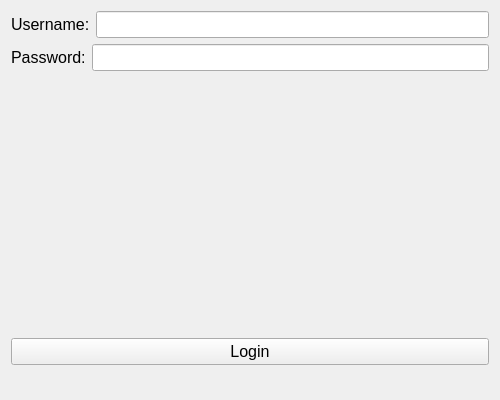
<?xml version="1.0" encoding="UTF-8"?>
<ui version="4.0">
 <class>Form</class>
 <widget class="QWidget" name="Form">
  <property name="geometry">
   <rect>
    <x>0</x>
    <y>0</y>
    <width>500</width>
    <height>400</height>
   </rect>
  </property>
  <property name="windowTitle">
   <string>Form</string>
  </property>
  <layout class="QVBoxLayout" name="verticalLayout">
   <item>
    <layout class="QHBoxLayout" name="horizontalLayout">
     <item>
      <widget class="QLabel" name="label_username">
       <property name="font">
        <font>
         <pointsize>12</pointsize>
        </font>
       </property>
       <property name="text">
        <string>Username:</string>
       </property>
      </widget>
     </item>
     <item>
      <widget class="QLineEdit" name="lineEdit_username">
       <property name="font">
        <font>
         <pointsize>12</pointsize>
        </font>
       </property>
      </widget>
     </item>
    </layout>
   </item>
   <item>
    <layout class="QHBoxLayout" name="horizontalLayout_2">
     <item>
      <widget class="QLabel" name="label_password">
       <property name="font">
        <font>
         <pointsize>12</pointsize>
        </font>
       </property>
       <property name="text">
        <string>Password:</string>
       </property>
      </widget>
     </item>
     <item>
      <widget class="QLineEdit" name="lineEdit_password">
       <property name="font">
        <font>
         <pointsize>12</pointsize>
        </font>
       </property>
       <property name="echoMode">
        <enum>QLineEdit::Password</enum>
       </property>
      </widget>
     </item>
    </layout>
   </item>
   <item>
    <spacer name="verticalSpacer">
     <property name="orientation">
      <enum>Qt::Vertical</enum>
     </property>
     <property name="sizeHint" stdset="0">
      <size>
       <width>20</width>
       <height>40</height>
      </size>
     </property>
    </spacer>
   </item>
   <item>
    <widget class="QPushButton" name="pushButton">
     <property name="font">
      <font>
       <pointsize>12</pointsize>
      </font>
     </property>
     <property name="text">
      <string>Login</string>
     </property>
    </widget>
   </item>
   <item>
    <widget class="QLabel" name="label_result">
     <property name="font">
      <font>
       <pointsize>12</pointsize>
       <weight>75</weight>
       <bold>true</bold>
      </font>
     </property>
     <property name="text">
      <string/>
     </property>
    </widget>
   </item>
  </layout>
 </widget>
 <resources/>
 <connections/>
</ui>
